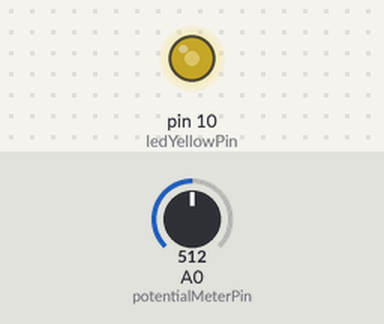
Simulated run of this sketch. Board: Arduino Uno, built with avr-gcc and run on an emulated ATmega328P. On the bench: output pins drawn as LEDs (lit = HIGH). Inputs (shaded band) come from the test bench; at power-on: A0 (potentialMeterPin) = 512.

Above: at 1.2 s.
1.3 s: A0 (potentialMeterPin) set to 716
At 1.6 s:
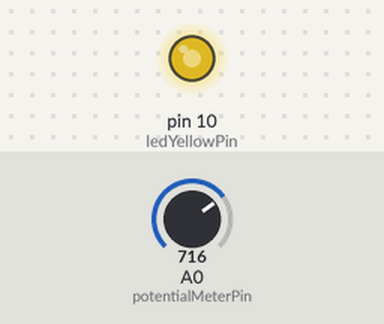
2.8 s: A0 (potentialMeterPin) set to 900
At 4.0 s:
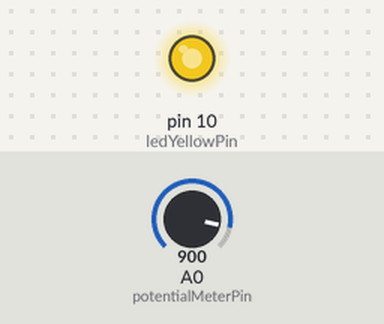
4.3 s: A0 (potentialMeterPin) set to 122
At 5.1 s:
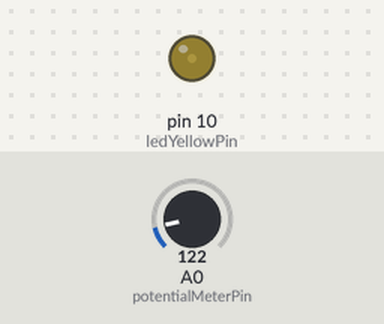
5.8 s: A0 (potentialMeterPin) set to 0
At 6.3 s:
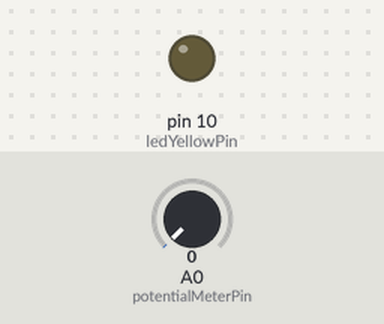
7.3 s: A0 (potentialMeterPin) set to 511
At 8.6 s:
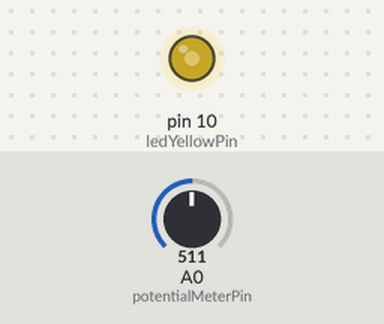
Timing chart, 0 to 9.8 s (numbered marks = the images above; inputs shaded):
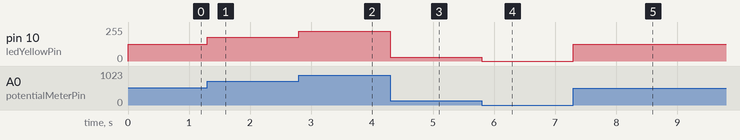

The sketch:

Arduino.ino
```cpp
const int potentialMeterPin = 0;
const int ledYellowPin = 10;

int adcValue;
int brightness;

void setup()
{
  pinMode(ledYellowPin, OUTPUT);
  Serial.begin(115200);
}

void loop()
{
  adcValue = analogRead(potentialMeterPin);
  brightness = map(adcValue, 0, 1023, 0, 255);
  analogWrite(ledYellowPin, brightness);
}
```

Measured:
- after the input at 1.3 s, pin 10 (ledYellowPin): 127/255 → 178/255 at once
- after the input at 2.8 s, pin 10 (ledYellowPin): 178/255 → 224/255 at once
- after the input at 4.3 s, pin 10 (ledYellowPin): 224/255 → 30/255 at once
- after the input at 5.8 s, pin 10 (ledYellowPin): 30/255 → 0/255 at once
- after the input at 7.3 s, pin 10 (ledYellowPin): 0/255 → 127/255 at once
